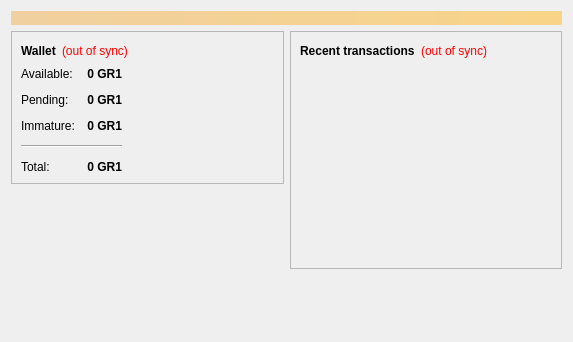
<?xml version="1.0" encoding="UTF-8"?>
<ui version="4.0">
 <class>OverviewPage</class>
 <widget class="QWidget" name="OverviewPage">
  <property name="geometry">
   <rect>
    <x>0</x>
    <y>0</y>
    <width>573</width>
    <height>342</height>
   </rect>
  </property>
  <property name="windowTitle">
   <string>Form</string>
  </property>
  <layout class="QVBoxLayout" name="topLayout">
   <item>
    <widget class="QLabel" name="labelAlerts">
     <property name="visible">
      <bool>false</bool>
     </property>
     <property name="styleSheet">
      <string notr="true">background-color: qlineargradient(x1: 0, y1: 0, x2: 1, y2: 0, stop:0 #F0D0A0, stop:1 #F8D488); color:#000000;</string>
     </property>
     <property name="wordWrap">
      <bool>true</bool>
     </property>
     <property name="margin">
      <number>3</number>
     </property>
    </widget>
   </item>
   <item>
    <layout class="QHBoxLayout" name="horizontalLayout" stretch="1,1">
     <item>
      <layout class="QVBoxLayout" name="verticalLayout_2">
       <item>
        <widget class="QFrame" name="frame">
         <property name="frameShape">
          <enum>QFrame::StyledPanel</enum>
         </property>
         <property name="frameShadow">
          <enum>QFrame::Raised</enum>
         </property>
         <layout class="QVBoxLayout" name="verticalLayout_4">
          <item>
           <layout class="QHBoxLayout" name="horizontalLayout_4">
            <item>
             <widget class="QLabel" name="label_5">
              <property name="font">
               <font>
                <weight>75</weight>
                <bold>true</bold>
               </font>
              </property>
              <property name="text">
               <string>Wallet</string>
              </property>
             </widget>
            </item>
            <item>
             <widget class="QLabel" name="labelWalletStatus">
              <property name="toolTip">
               <string>The displayed information may be out of date. Your wallet automatically synchronizes with the Girauno network after a connection is established, but this process has not completed yet.</string>
              </property>
              <property name="styleSheet">
               <string notr="true">QLabel { color: red; }</string>
              </property>
              <property name="text">
               <string notr="true">(out of sync)</string>
              </property>
              <property name="alignment">
               <set>Qt::AlignLeading|Qt::AlignLeft|Qt::AlignVCenter</set>
              </property>
             </widget>
            </item>
            <item>
             <spacer name="horizontalSpacer_2">
              <property name="orientation">
               <enum>Qt::Horizontal</enum>
              </property>
              <property name="sizeHint" stdset="0">
               <size>
                <width>40</width>
                <height>20</height>
               </size>
              </property>
             </spacer>
            </item>
           </layout>
          </item>
          <item>
          <layout class="QHBoxLayout" name="horizontalLayout_3">
           <item>
           <layout class="QFormLayout" name="formLayout_2">
            <property name="fieldGrowthPolicy">
             <enum>QFormLayout::AllNonFixedFieldsGrow</enum>
            </property>
            <property name="horizontalSpacing">
             <number>12</number>
            </property>
            <property name="verticalSpacing">
             <number>12</number>
            </property>
            <item row="0" column="0">
             <widget class="QLabel" name="label">
              <property name="text">
               <string>Available:</string>
              </property>
             </widget>
            </item>
            <item row="0" column="1">
             <widget class="QLabel" name="labelBalance">
              <property name="font">
               <font>
                <weight>75</weight>
                <bold>true</bold>
               </font>
              </property>
              <property name="cursor">
               <cursorShape>IBeamCursor</cursorShape>
              </property>
              <property name="toolTip">
               <string>Your current spendable balance</string>
              </property>
              <property name="text">
               <string notr="true">0 GR1</string>
              </property>
              <property name="alignment">
               <set>Qt::AlignRight|Qt::AlignTrailing|Qt::AlignVCenter</set>
              </property>
              <property name="textInteractionFlags">
               <set>Qt::LinksAccessibleByMouse|Qt::TextSelectableByKeyboard|Qt::TextSelectableByMouse</set>
              </property>
             </widget>
            </item>
            <item row="1" column="0">
             <widget class="QLabel" name="label_3">
              <property name="text">
               <string>Pending:</string>
              </property>
             </widget>
            </item>
            <item row="1" column="1">
             <widget class="QLabel" name="labelUnconfirmed">
              <property name="font">
               <font>
                <weight>75</weight>
                <bold>true</bold>
               </font>
              </property>
              <property name="cursor">
               <cursorShape>IBeamCursor</cursorShape>
              </property>
              <property name="toolTip">
               <string>Total of transactions that have yet to be confirmed, and do not yet count toward the spendable balance</string>
              </property>
              <property name="text">
               <string notr="true">0 GR1</string>
              </property>
              <property name="alignment">
               <set>Qt::AlignRight|Qt::AlignTrailing|Qt::AlignVCenter</set>
              </property>
              <property name="textInteractionFlags">
               <set>Qt::LinksAccessibleByMouse|Qt::TextSelectableByKeyboard|Qt::TextSelectableByMouse</set>
              </property>
             </widget>
            </item>
            <item row="2" column="0">
             <widget class="QLabel" name="labelImmatureText">
              <property name="text">
               <string>Immature:</string>
              </property>
             </widget>
            </item>
            <item row="2" column="1">
             <widget class="QLabel" name="labelImmature">
              <property name="font">
               <font>
                <weight>75</weight>
                <bold>true</bold>
               </font>
              </property>
              <property name="toolTip">
               <string>Mined balance that has not yet matured</string>
              </property>
              <property name="text">
               <string notr="true">0 GR1</string>
              </property>
              <property name="alignment">
               <set>Qt::AlignRight|Qt::AlignTrailing|Qt::AlignVCenter</set>
              </property>
              <property name="textInteractionFlags">
               <set>Qt::LinksAccessibleByMouse|Qt::TextSelectableByKeyboard|Qt::TextSelectableByMouse</set>
              </property>
             </widget>
            </item>
            <item row="4" column="0">
             <widget class="QLabel" name="labelTotalText">
              <property name="text">
               <string>Total:</string>
              </property>
             </widget>
            </item>
            <item row="4" column="1">
             <widget class="QLabel" name="labelTotal">
              <property name="font">
               <font>
                <weight>75</weight>
                <bold>true</bold>
               </font>
              </property>
              <property name="cursor">
               <cursorShape>IBeamCursor</cursorShape>
              </property>
              <property name="toolTip">
               <string>Your current total balance</string>
              </property>
              <property name="text">
               <string notr="true">0 GR1</string>
              </property>
              <property name="alignment">
               <set>Qt::AlignRight|Qt::AlignTrailing|Qt::AlignVCenter</set>
              </property>
              <property name="textInteractionFlags">
               <set>Qt::LinksAccessibleByMouse|Qt::TextSelectableByKeyboard|Qt::TextSelectableByMouse</set>
              </property>
             </widget>
            </item>
            <item row="3" column="0" colspan="2">
             <widget class="Line" name="line">
              <property name="orientation">
               <enum>Qt::Horizontal</enum>
              </property>
             </widget>
            </item>
           </layout>
          </item>
            <item>
             <spacer name="horizontalSpacer_3">
              <property name="orientation">
               <enum>Qt::Horizontal</enum>
              </property>
              <property name="sizeHint" stdset="0">
               <size>
                <width>40</width>
                <height>20</height>
               </size>
              </property>
             </spacer>
            </item>
           </layout>
          </item>
         </layout>
        </widget>
       </item>
       <item>
        <spacer name="verticalSpacer">
         <property name="orientation">
          <enum>Qt::Vertical</enum>
         </property>
         <property name="sizeHint" stdset="0">
          <size>
           <width>20</width>
           <height>40</height>
          </size>
         </property>
        </spacer>
       </item>
      </layout>
     </item>
     <item>
      <layout class="QVBoxLayout" name="verticalLayout_3">
       <item>
        <widget class="QFrame" name="frame_2">
         <property name="frameShape">
          <enum>QFrame::StyledPanel</enum>
         </property>
         <property name="frameShadow">
          <enum>QFrame::Raised</enum>
         </property>
         <layout class="QVBoxLayout" name="verticalLayout">
          <item>
           <layout class="QHBoxLayout" name="horizontalLayout_2">
            <item>
             <widget class="QLabel" name="label_4">
              <property name="text">
               <string>&lt;b&gt;Recent transactions&lt;/b&gt;</string>
              </property>
             </widget>
            </item>
            <item>
             <widget class="QLabel" name="labelTransactionsStatus">
              <property name="toolTip">
               <string>The displayed information may be out of date. Your wallet automatically synchronizes with the Girauno network after a connection is established, but this process has not completed yet.</string>
              </property>
              <property name="styleSheet">
               <string notr="true">QLabel { color: red; }</string>
              </property>
              <property name="text">
               <string notr="true">(out of sync)</string>
              </property>
              <property name="alignment">
               <set>Qt::AlignRight|Qt::AlignTrailing|Qt::AlignVCenter</set>
              </property>
             </widget>
            </item>
            <item>
             <spacer name="horizontalSpacer">
              <property name="orientation">
               <enum>Qt::Horizontal</enum>
              </property>
              <property name="sizeHint" stdset="0">
               <size>
                <width>40</width>
                <height>20</height>
               </size>
              </property>
             </spacer>
            </item>
           </layout>
          </item>
          <item>
           <widget class="QListView" name="listTransactions">
            <property name="styleSheet">
             <string notr="true">QListView { background: transparent; }</string>
            </property>
            <property name="frameShape">
             <enum>QFrame::NoFrame</enum>
            </property>
            <property name="verticalScrollBarPolicy">
             <enum>Qt::ScrollBarAlwaysOff</enum>
            </property>
            <property name="horizontalScrollBarPolicy">
             <enum>Qt::ScrollBarAlwaysOff</enum>
            </property>
            <property name="selectionMode">
             <enum>QAbstractItemView::NoSelection</enum>
            </property>
           </widget>
          </item>
         </layout>
        </widget>
       </item>
       <item>
        <spacer name="verticalSpacer_2">
         <property name="orientation">
          <enum>Qt::Vertical</enum>
         </property>
         <property name="sizeHint" stdset="0">
          <size>
           <width>20</width>
           <height>40</height>
          </size>
         </property>
        </spacer>
       </item>
      </layout>
     </item>
    </layout>
   </item>
  </layout>
 </widget>
 <resources/>
 <connections/>
</ui>
